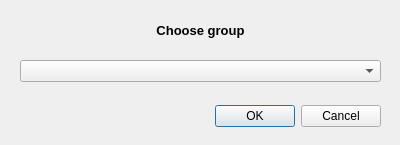
<?xml version="1.0" encoding="UTF-8"?>
<ui version="4.0">
 <class>Dialog</class>
 <widget class="QDialog" name="Dialog">
  <property name="geometry">
   <rect>
    <x>0</x>
    <y>0</y>
    <width>400</width>
    <height>145</height>
   </rect>
  </property>
  <property name="windowTitle">
   <string>Choose Group</string>
  </property>
  <property name="windowIcon">
   <iconset>
    <normaloff>logo_without_text.png</normaloff>logo_without_text.png</iconset>
  </property>
  <property name="styleSheet">
   <string notr="true"/>
  </property>
  <widget class="QDialogButtonBox" name="buttonBox">
   <property name="geometry">
    <rect>
     <x>40</x>
     <y>100</y>
     <width>341</width>
     <height>32</height>
    </rect>
   </property>
   <property name="styleSheet">
    <string notr="true"/>
   </property>
   <property name="orientation">
    <enum>Qt::Horizontal</enum>
   </property>
   <property name="standardButtons">
    <set>QDialogButtonBox::Cancel|QDialogButtonBox::Ok</set>
   </property>
   <property name="centerButtons">
    <bool>false</bool>
   </property>
  </widget>
  <widget class="QLabel" name="label">
   <property name="geometry">
    <rect>
     <x>0</x>
     <y>10</y>
     <width>401</width>
     <height>41</height>
    </rect>
   </property>
   <property name="font">
    <font>
     <pointsize>10</pointsize>
     <weight>75</weight>
     <bold>true</bold>
    </font>
   </property>
   <property name="text">
    <string>Choose group</string>
   </property>
   <property name="alignment">
    <set>Qt::AlignCenter</set>
   </property>
  </widget>
  <widget class="QComboBox" name="comboBox">
   <property name="geometry">
    <rect>
     <x>20</x>
     <y>60</y>
     <width>361</width>
     <height>22</height>
    </rect>
   </property>
  </widget>
 </widget>
 <resources/>
 <connections>
  <connection>
   <sender>buttonBox</sender>
   <signal>accepted()</signal>
   <receiver>Dialog</receiver>
   <slot>accept()</slot>
   <hints>
    <hint type="sourcelabel">
     <x>248</x>
     <y>254</y>
    </hint>
    <hint type="destinationlabel">
     <x>157</x>
     <y>274</y>
    </hint>
   </hints>
  </connection>
  <connection>
   <sender>buttonBox</sender>
   <signal>rejected()</signal>
   <receiver>Dialog</receiver>
   <slot>reject()</slot>
   <hints>
    <hint type="sourcelabel">
     <x>316</x>
     <y>260</y>
    </hint>
    <hint type="destinationlabel">
     <x>286</x>
     <y>274</y>
    </hint>
   </hints>
  </connection>
 </connections>
</ui>
